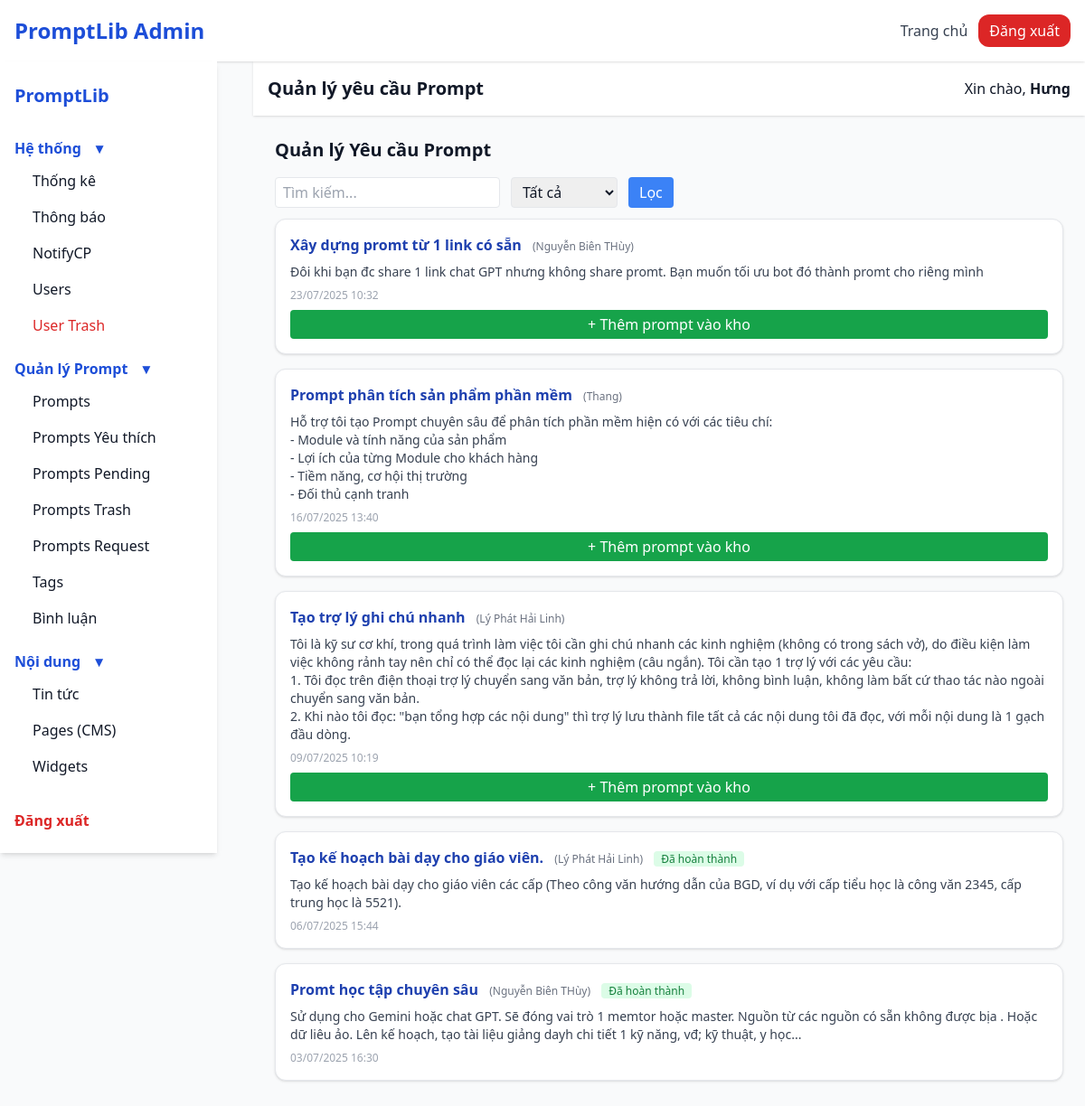
Screenshot of /admin/request_prompts.php (signed in) with the database file from the repository.
### tables this page shows
CREATE TABLE `request_prompts` (
  `id` int(11) NOT NULL,
  `user_id` int(11) DEFAULT NULL,
  `title` varchar(255) NOT NULL,
  `description` text DEFAULT NULL,
  `is_done` tinyint(1) DEFAULT 0,
  `created_at` datetime DEFAULT current_timestamp(),
  `done_at` datetime DEFAULT NULL
);

CREATE TABLE `users` (
  `id` int(11) NOT NULL,
  `email` varchar(100) DEFAULT NULL,
  `password` varchar(255) DEFAULT NULL,
  `name` varchar(100) DEFAULT NULL,
  `role` enum('root','admin','premium','user') DEFAULT 'user',
  `premium_expire` datetime DEFAULT NULL,
  `is_active` tinyint(1) DEFAULT 1,
  `created_at` datetime DEFAULT NULL,
  `last_login` datetime DEFAULT NULL,
  `is_deleted` tinyint(1) DEFAULT 0,
  `deleted_at` datetime DEFAULT NULL,
  `api_gpt_key` varchar(255) DEFAULT NULL,
  `api_gemini_key` varchar(255) DEFAULT NULL
);

### admin/request_prompts.php (the view, shortened to what this page needs)
<?php
require_once '../includes/loader.php';
include 'layout.php';
$page = max(1, intval($_GET['page'] ?? 1));
$perpage = 20;
$offset = ($page-1)*$perpage;
$where = '1';
$params = [];
$sql = "SELECT rp.*, u.name FROM request_prompts rp LEFT JOIN users u ON rp.user_id=u.id
        WHERE $where ORDER BY rp.id DESC LIMIT $perpage OFFSET $offset";
$q = $pdo->prepare($sql); $q->execute($params);
$reqs = $q->fetchAll();
?>
<div class="flex justify-between items-center mb-4">
    <h2 class="text-xl font-bold">Quản lý Yêu cầu Prompt</h2>
</div>
<form method="get" class="flex gap-3 mb-3">
    <input name="q" placeholder="Tìm kiếm..." value="<?= htmlspecialchars($_GET['q']??'') ?>" class="border rounded px-2 py-1">
    <select name="status" class="border rounded px-2 py-1">
        <option value="">Tất cả</option>
    </select>
    <button class="bg-blue-500 text-white px-3 py-1 rounded">Lọc</button>
</form>
<div class="space-y-4">
    <?php foreach($reqs as $r): ?>
    <div class="bg-white border rounded-xl shadow p-4 flex flex-col gap-2">
        <div>
            <b class="text-blue-800"><?= htmlspecialchars($r['title']) ?></b>
            <span class="ml-2 text-gray-500 text-xs">(<?= $r['name'] ?>)</span>
            <?php if ($r['is_done']): ?>
                <span class="bg-green-100 text-green-700 px-2 rounded text-xs ml-2">Đã hoàn thành</span>
            <?php endif ?>
        </div>
        <div class="text-sm text-gray-700"><?= nl2br(htmlspecialchars($r['description'])) ?></div>
        <div class="text-xs text-gray-400"><?= date('d/m/Y H:i', strtotime($r['created_at'])) ?></div>
        <?php if(!$r['is_done']): ?>
            <button class="bg-green-600 text-white px-3 py-1 rounded" onclick='openPromptAddModalFromRequest(<?= $r['id'] ?>, <?= json_encode($r['title'], JSON_HEX_APOS | JSON_HEX_QUOT) ?>, "")'>+ Thêm prompt vào kho
            </button>
        <?php endif ?>
    </div>
    <?php endforeach ?>
</div>
<?php include 'layout_end.php'; ?>

### rows the page displays
request_prompts: title "Xây dựng promt từ 1 link có sẵn", user.name "Nguyễn Biên THùy", description "Đôi khi bạn đc share 1 link chat GPT nhưng không share promt. Bạn muốn tối ưu bot đó thành promt cho riêng mình", created_at "23/07/2025 10:32"
request_prompts: title "Prompt phân tích sản phẩm phần mềm", user.name "Thang", description "Hỗ trợ tôi tạo Prompt chuyên sâu để phân tích phần mềm hiện có với các tiêu chí: - Module và tính năng của sản phẩm - Lợi ích của từng Module cho khách hàng - Tiềm năng, cơ hội thị trường - Đối thủ cạnh tranh", created_at "16/07/2025 13:40"
request_prompts: title "Tạo trợ lý ghi chú nhanh", user.name "Lý Phát Hải Linh", description "Tôi là kỹ sư cơ khí, trong quá trình làm việc tôi cần ghi chú nhanh các kinh nghiệm (không có trong sách vở), do điều kiện làm việc không rảnh tay nên chỉ có thể đọc lại các kinh nghiệm (câu ngắn). Tôi cần tạo 1 trợ lý với các yêu cầu: 1. Tôi đọc trên điện thoại trợ lý chuyển sang văn bản, trợ lý không trả lời, không bình luận, không làm bất cứ thao tác nào ngoài chuyển sang văn bản. 2. Khi nào tôi đọc: \"bạn tổng hợp các nội dung\" thì trợ lý lưu thành file tất cả các nội dung tôi đã đọc, với mỗi nội dung là 1 gạch đầu dòng.", created_at "09/07/2025 10:19"
request_prompts: title "Tạo kế hoạch bài dạy cho giáo viên.", user.name "Lý Phát Hải Linh", is_done "Đã hoàn thành", description "Tạo kế hoạch bài dạy cho giáo viên các cấp (Theo công văn hướng dẫn của BGD, ví dụ với cấp tiểu học là công văn 2345, cấp trung học là 5521).", created_at "06/07/2025 15:44"
request_prompts: title "Promt học tập chuyên sâu", user.name "Nguyễn Biên THùy", is_done "Đã hoàn thành", description "Sử dụng cho Gemini hoặc chat GPT. Sẽ đóng vai trò 1 memtor hoặc master. Nguồn từ các nguồn có sẵn không được bịa . Hoặc dữ liêu ảo. Lên kế hoạch, tạo tài liệu giảng dayh chi tiết 1 kỹ năng, vđ; kỹ thuật, y học...", created_at "03/07/2025 16:30"

### other values shown
$group "Hệ thống"
$item['label'] "Thống kê"
$item['label'] "Thông báo"
$item['label'] "NotifyCP"
$item['label'] "Users"
$item['label'] "User Trash"
$group "Quản lý Prompt"
$item['label'] "Prompts"
$item['label'] "Prompts Yêu thích"
$item['label'] "Prompts Pending"
$item['label'] "Prompts Trash"
$item['label'] "Prompts Request"
$item['label'] "Tags"
$item['label'] "Bình luận"
$group "Nội dung"
